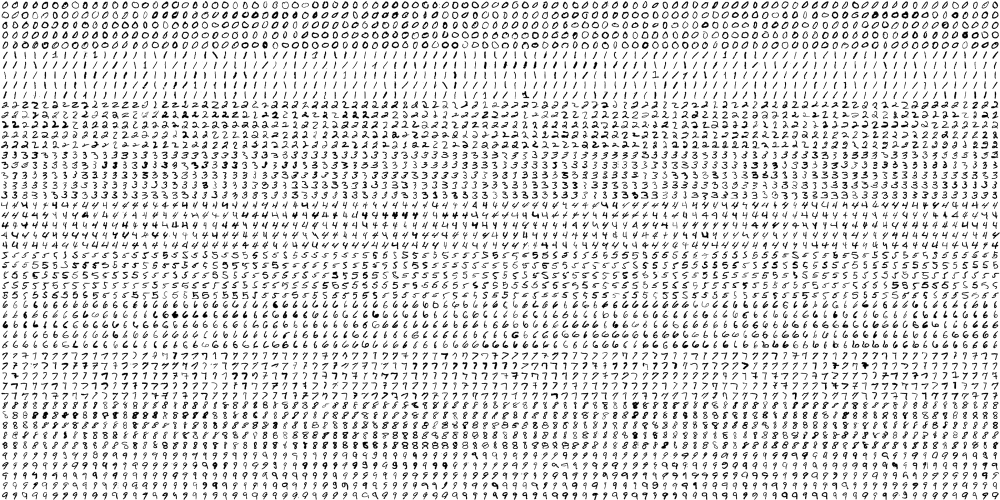
#> input picture testData/digits.png, 2000 x 1000 px, found by its file name (shown at 1/2 size)
$ python OCRTutorial.py   (Python 2 division)
#> lines starting #> are read from the running program, lines starting #| are printed output that depends on the picture
import numpy as np
import cv2
from matplotlib import pyplot as plt

img = cv2.imread('digits.png')
#> img is the input picture: shape (1000, 2000, 3); min 0, max 255, mean 221.2
gray = cv2.cvtColor(img, cv2.COLOR_BGR2GRAY)

# Now we split the image to 5000 cells, each 20x20 size
cells = [np.hsplit(row, 100) for row in np.vsplit(gray, 50)]
#> cells = 50 items

# Make it into a Numpy array. It size will be (50,100,20,20)
x = np.array(cells)

# Now we prepare train_data and test_data.
train = x[:, :50].reshape(-1, 400).astype(np.float32)  # Size = (2500,400)
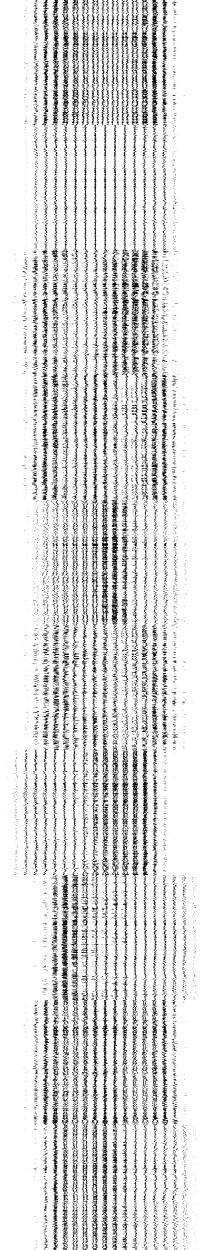
#> train: shape (2500, 400) float32 (shown at 1/2 size); min 0, max 255, mean 221.2
test = x[:, 50:100].reshape(-1, 400).astype(np.float32)  # Size = (2500,400)
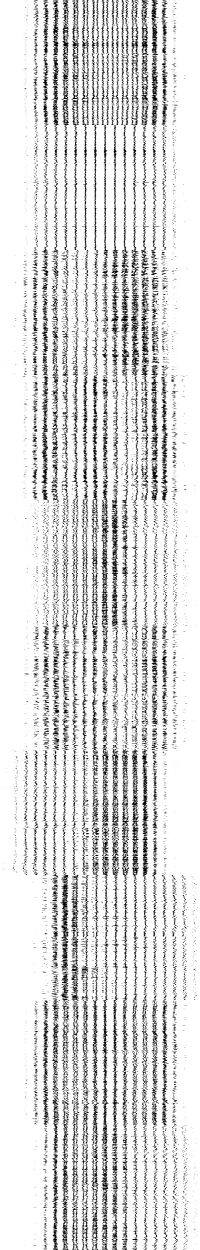
#> test: shape (2500, 400) float32 (shown at 1/2 size); min 0, max 255, mean 221.2

# Create labels for train and test data
k = np.arange(10)
train_labels = np.repeat(k, 250)[:, np.newaxis]
test_labels = train_labels.copy()

# Initiate kNN, train the data, then test it with test data for k=1
knn = cv2.ml.KNearest_create()
#> (the run stopped early here; a loop or call above may not have finished)
